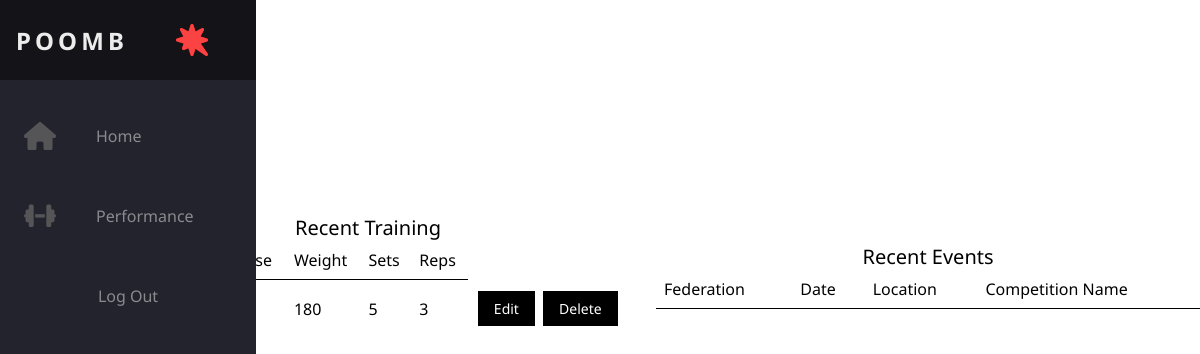
Screenshot of / (signed in) with the database file from the repository.
### tables this page shows
CREATE TABLE log(
tid INTEGER PRIMARY KEY AUTOINCREMENT,
tday INTEGER  NOT NULL,
exercise TEXT NOT NULL,
weight INTEGER NOT NULL,
sets INTEGER NOT NULL,
reps INTEGER NOT NULL,
FOREIGN KEY (exercise) REFERENCES user (id)
);

### poomb/log.py (the view)
@bp.route('/')
@login_required
def index():
    db = get_db()
    max_tday = db.execute('SELECT MAX(tday) FROM log').fetchone()[0]
    exercises = db.execute(
        'SELECT * FROM log WHERE tday = ?',
        (max_tday,)
    ).fetchall()
    return render_template('log/index.html', exercises=exercises, tday=max_tday)

### poomb/auth.py (called while the page is built)
@bp.before_app_request
def load_logged_in_user():
    user_id = session.get('user_id')
    if user_id is None:
        g.user = None
    else:
        g.user = get_db().execute(
            'SELECT * FROM user WHERE id = ?', (user_id,)
        ).fetchone()

def login_required(view):
    @functools.wraps(view)
    def wrapped_view(**kwargs):
        if g.user is None:
            return redirect(url_for('auth.login'))
        return view(**kwargs)
    return wrapped_view

### poomb/db.py (called while the page is built)
def get_db():
    if 'db' not in g:
        g.db = sqlite3.connect(
            current_app.config['DATABASE'],
            detect_types=sqlite3.PARSE_DECLTYPES
        )
        g.db.row_factory = sqlite3.Row
    return g.db

### poomb/templates/log/index.html (shortened to what this page needs)
{% extends 'base.html' %}
{% block header %}
  <h1>Training Log</h1>
  <a href="{{ url_for('log.add') }}" class='btn btn-primary'>Add</a>
{% endblock %}
{% block content %}
<div class="grid">
    <table>
      <caption>Recent Training</caption>
      <thead>
        <tr>
          <th scope="col">Date</th>
          <th scope="col">Exercise</th>
          <th scope="col">Weight</th>
          <th scope="col">Sets</th>
          <th scope="col">Reps</th>
        </tr>
      </thead>
      <tbody>
        {% for row in exercises %}
          <tr>
            <td>{{ row.tday }}</td>
            <td>{{ row.exercise }}</td>
            <td>{{ row.weight }}</td>
            <td>{{ row.sets }}</td>
            <td>{{ row.reps }}</td>
            <td>
              <a href="{{ url_for('log.update', tid=row.tid) }}" class='btn btn-primary'>Edit</a>
              <a href="{{ url_for('log.delete', tid=row.tid) }}" class='btn btn-primary' onclick='return confirm("Are you sure")'>Delete</a>
            </td>
          </tr>
        {% endfor %}
      </tbody>
    </table>
    <table>
      <caption>Recent Events</caption>
      <thead>
        <tr>
          <th scope="col">Federation</th>
          <th scope="col">Date</th>
          <th scope="col">Location</th>
          <th scope="col">Competition Name</th>
        </tr>
      </thead>
    </table>
</div>
{% endblock %}

### poomb/templates/base.html (shortened to what this page needs)
<!DOCTYPE html>
<html lang="en">
  <head>
    <link rel="stylesheet" href="{{ url_for('static', filename='css/style.css') }}">
  </head>
  <body>
    <nav class="navbar">
      <ul class="navbar-nav">
        <li class="logo">
          <a href="#" class="nav-link">
            <span class="link-text logo-text">Poomb</span>
          </a>
        </li>
        <li class="nav-item">
          <a href="/" class="nav-link">
            <span class="link-text">Home</span>
          </a>
        </li>
        <li class="nav-item">
          <a href="{{ url_for('log.performance') }}" class="nav-link">
            <span class="link-text">Performance</span>
          </a>
        </li>
        <li>
          {% if g.user %}
            <div class="ms-auto">
              <ul class="navbar-nav">
                <li class="nav-item"><a class="nav-link" href="{{ url_for('auth.logout') }}">Log Out</a></li>
              </ul>
            </div>
          {% endif %}
          </li>
        </ul>
      </nav>
    <section class="content">
      <header>
        {% block header %}{% endblock %}
      </header>
      {% block content %}{% endblock %}
    </section>
  </body>
</html>

### poomb/static/css/style.css (style rules this page uses)
:root { font-size: 16px; font-family: 'Noto Sans'; --text-primary: #b6b6b6; --text-secondary: #ececec; --bg-primary: #23232e; --bg-secondary: #141418; --transition-speed: 600ms; }
body { color: black; background-color: white; margin: 0; padding: 0; }
.navbar { position: fixed; background-color: var(--bg-primary); transition: width 600ms ease; overflow: scroll; }
.navbar-nav { list-style: none; padding: 0; margin: 0; display: flex; flex-direction: column; align-items: center; height: 100%; }
.nav-item { width: 100%; }
.nav-item:last-child { margin-top: auto; }
.nav-link { display: flex; align-items: center; height: 5rem; color: var(--text-primary); text-decoration: none; filter: grayscale(100%) opacity(0.7); transition: var(--transition-speed); }
.link-text { display: none; margin-left: 1rem; }
.nav-link svg { width: 2rem; min-width: 2rem; margin: 0 1.5rem; }
.logo { font-weight: bold; text-transform: uppercase; margin-bottom: 1rem; text-align: center; color: var(--text-secondary); background: var(--bg-secondary); font-size: 1.5rem; letter-spacing: 0.3ch; width: 100%; }
.logo svg { transform: rotate(0deg); transition: var(--transition-speed); }
.logo-text { display: inline; position: absolute; left: -999px; transition: var(--transition-speed); }
@media only screen and (min-width: 600px) { .navbar { top: 0; width: 5rem; height: 100vh; } }
.content { margin-left: 6rem; }
table { border-collapse: collapse; width: 100%; margin-top: 80px; }
th, td { border: none; padding: 8px; text-align: left; font-size: 16px; white-space: nowrap; }
th { background-color: transparent; font-weight: normal; text-align: left; border-bottom: 1px solid black; }
.btn { background-color: #4CAF50; border: none; color: white; padding: 8px 16px; text-align: center; text-decoration: none; display: inline-block; font-size: 14px; margin: 4px 2px; cursor: pointer; }
.btn-primary { background-color: black; }
.grid { display: grid; gap: 1rem; grid-template-columns: repeat(auto-fit, minmax(240px, 1fr)); grid-auto-rows: 240px; place-items: center; }
caption { text-align: center; font-size: 20px; }

### rows the page displays
log: weight "180", sets "5", reps "3"
